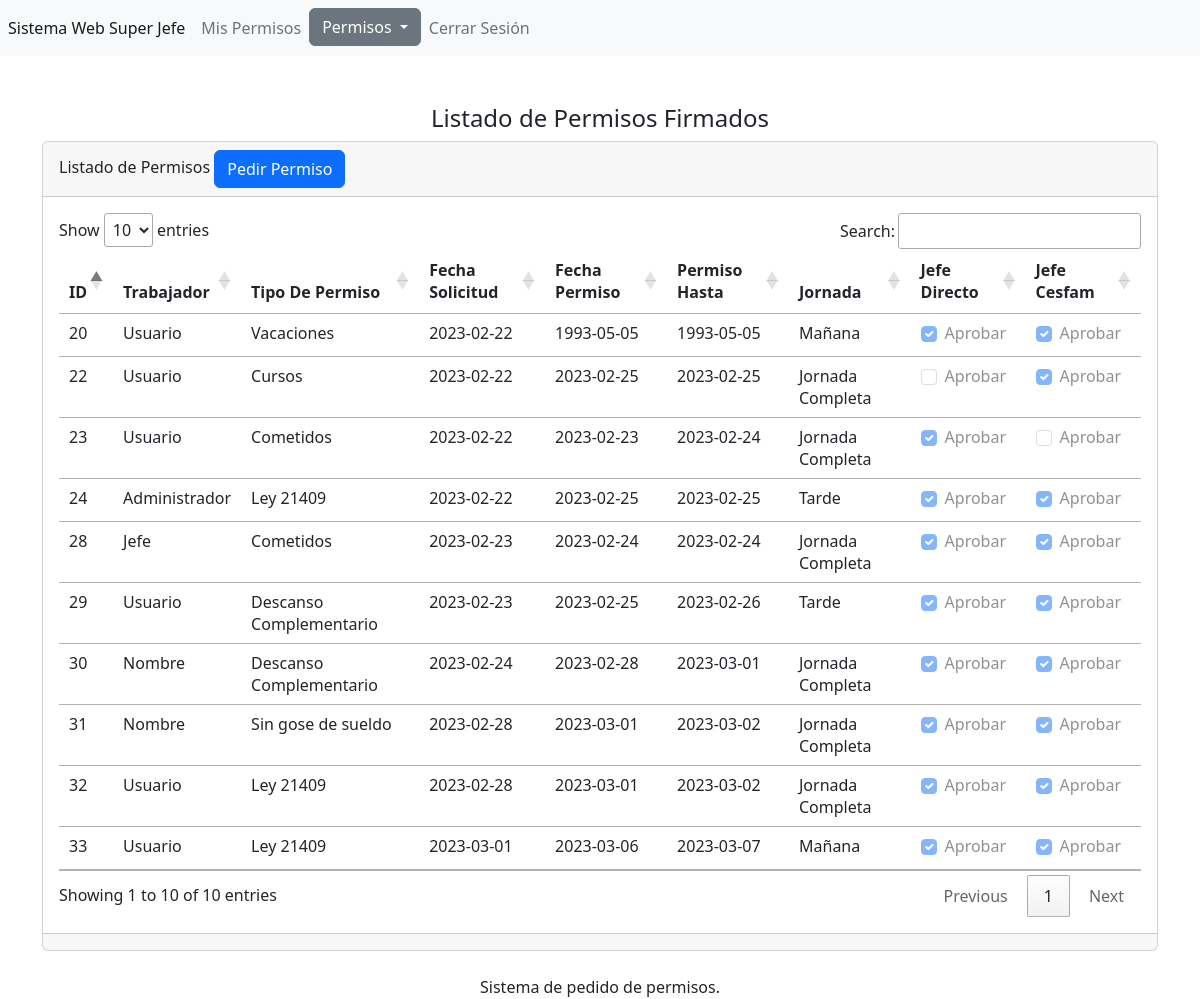
The app's page /templates/super/secciones/permisos/firmados.php (signed in), older data.
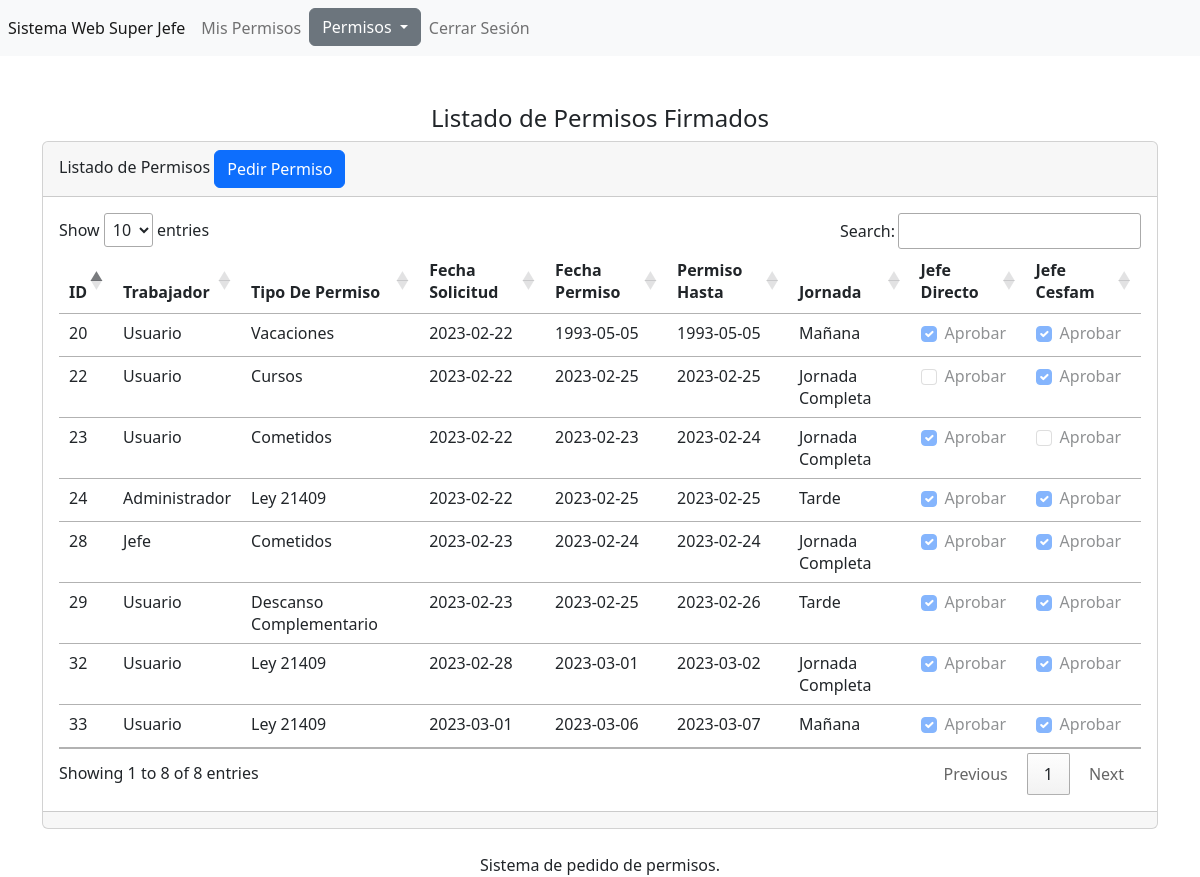
The same page, newer data.
### tables this page shows
CREATE TABLE `tbl_permisos` (
  `id` int(11) NOT NULL,
  `idempleado` int(11) NOT NULL,
  `idtipopermiso` int(11) NOT NULL,
  `fechasolicitud` date NOT NULL,
  `fechapermiso` date NOT NULL,
  `permisohasta` date NOT NULL,
  `jornada` int(11) NOT NULL,
  `jefedirecto` tinyint(1) NOT NULL,
  `jefecesfam` tinyint(1) NOT NULL,
  `rrhh` tinyint(1) NOT NULL
);

CREATE TABLE `tbl_usuarios` (
  `id` int(11) NOT NULL,
  `usuario` varchar(255) NOT NULL,
  `password` varchar(255) NOT NULL,
  `correo` varchar(255) NOT NULL,
  `rut` int(11) NOT NULL,
  `dv` varchar(1) NOT NULL,
  `nombre` varchar(255) NOT NULL,
  `apellido_pat` varchar(255) NOT NULL,
  `apellido_mat` varchar(255) NOT NULL,
  `tipousuario` int(11) NOT NULL
);

CREATE TABLE `tbl_tipo_permiso` (
  `id` int(11) NOT NULL,
  `tipopermiso` varchar(255) NOT NULL
);

CREATE TABLE `tbl_jornada` (
  `id` int(11) NOT NULL,
  `tipojornada` varchar(255) NOT NULL
);

### templates/super/secciones/permisos/firmados.php (the view, shortened to what this page needs)
<?php   include("../../../../bd.php");
$sentencia=$conexion->prepare("
SELECT
    tbl_permisos.id as id,
    tu.nombre,
    tipopermiso,
    fechasolicitud,
    fechapermiso,
    permisohasta,
    tipojornada,
    jefedirecto,
    jefecesfam
FROM tbl_permisos
         join tbl_tipo_permiso ttp on ttp.id = tbl_permisos.idtipopermiso
         join tbl_jornada tj on tj.id = tbl_permisos.jornada
join tbl_usuarios tu on tu.rut = tbl_permisos.idempleado
WHERE
    jefedirecto=1 or jefecesfam=1;");
$sentencia->execute();
$lista_tbl_permisos=$sentencia->fetchALL(PDO::FETCH_ASSOC);
?>
<br><br>
<center><h4> Listado de Permisos Firmados </h4></center>
<div class="card">
    <div class="card-header">
        Listado de Permisos <a name="pedir" id="pedir" class="btn btn-primary" href="pedir.php" role="button">Pedir Permiso</a>
    </div>
    <div class="card-body">
<div class="table-responsive-sm">
    <table class="table" id="tabla_id">
        <thead>
            <tr>
                <th scope="col">ID</th>
                <th scope="col">Trabajador</th>
                <th scope="col">Tipo De Permiso</th>
                <th scope="col">Fecha Solicitud</th>
                <th scope="col">Fecha Permiso</th>
                <th scope="col">Permiso Hasta</th>
                <th scope="col">Jornada</th>
                <th scope="col">Jefe Directo</th>
                <th scope="col">Jefe Cesfam</th>
            </tr>
        </thead>
        <tbody>
        <?php foreach($lista_tbl_permisos as $registro){?>
            <tr class="">
                <td scope="row"><?php echo $registro['id']; ?></td>
                <td><?php echo $registro['nombre']; ?></td>
                <td><?php echo $registro['tipopermiso']; ?></td>
                <td><?php echo $registro['fechasolicitud']; ?></td>
                <td><?php echo $registro['fechapermiso']; ?></td>
                <td><?php echo $registro['permisohasta']; ?></td>
               <td> <?php echo $registro['tipojornada']; ?></td>
                <td>
                    <div class="form-check">
                     <input class="form-check-input check-jefedirecto" type="checkbox"disabled="disabled" id="jefedirecto" <?php echo $registro['jefedirecto'] ? 'checked' : '' ;?>  data-id="<?php echo $registro['id'];?>">
                    <label class="form-check-label" for="jefedirecto">
                     Aprobar
                     </label>
                    </div>
                </td>
                <td>
                    <div class="form-check">
                     <input class="form-check-input check-jefecesfam" type="checkbox" disabled="disabled" id="jefecesfam" <?php echo $registro['jefecesfam'] ? 'checked' : '' ;?>  data-id="<?php echo $registro['id'];?>">
                    <label class="form-check-label" for="jefecesfam">
                     Aprobar
                     </label>
                    </div>
                </td>
            </tr>
            <?php } ?>
        </tbody>
    </table>
</div>
    </div>
    <div class="card-footer text-muted">
    </div>
</div>
<?php include("../../../../templates/footer.php"); ?>

Row changes from the older to the newer data that the page shows:
removed tbl_permisos: id "30", tbl_usuarios.nombre "Nombre", idtipopermiso.tipopermiso "Descanso Complementario", fechasolicitud "2023-02-24", fechapermiso "2023-02-28", permisohasta "2023-03-01", jornada.tipojornada "Jornada Completa", jefedirecto "☑", jefecesfam "☑"
removed tbl_permisos: id "31", tbl_usuarios.nombre "Nombre", idtipopermiso.tipopermiso "Sin gose de sueldo", fechasolicitud "2023-02-28", fechapermiso "2023-03-01", permisohasta "2023-03-02", jornada.tipojornada "Jornada Completa", jefedirecto "☑", jefecesfam "☑"
Text that changed along with them:
text written by a page script: "Show entries Search: Showing 1 to 10 of 10 entries Previous 1 Next" → "Show entries Search: Showing 1 to 8 of 8 entries Previous 1 Next"
